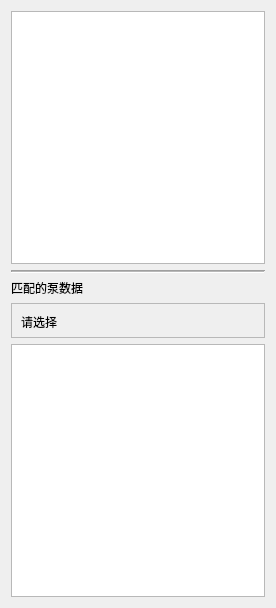
<?xml version="1.0" encoding="UTF-8"?>
<ui version="4.0">
 <class>pumpSelectTab</class>
 <widget class="QWidget" name="pumpSelectTab">
  <property name="geometry">
   <rect>
    <x>0</x>
    <y>0</y>
    <width>276</width>
    <height>608</height>
   </rect>
  </property>
  <property name="sizePolicy">
   <sizepolicy hsizetype="Expanding" vsizetype="Expanding">
    <horstretch>0</horstretch>
    <verstretch>0</verstretch>
   </sizepolicy>
  </property>
  <property name="windowTitle">
   <string>Form</string>
  </property>
  <layout class="QVBoxLayout" name="verticalLayout">
   <item>
    <widget class="QTableWidget" name="sourceInfoView">
     <property name="maximumSize">
      <size>
       <width>16777215</width>
       <height>255</height>
      </size>
     </property>
    </widget>
   </item>
   <item>
    <widget class="Line" name="tabSplitLine">
     <property name="lineWidth">
      <number>1</number>
     </property>
     <property name="midLineWidth">
      <number>1</number>
     </property>
     <property name="orientation">
      <enum>Qt::Orientation::Horizontal</enum>
     </property>
    </widget>
   </item>
   <item>
    <widget class="QLabel" name="salesLabel">
     <property name="text">
      <string>匹配的泵数据</string>
     </property>
    </widget>
   </item>
   <item>
    <widget class="QScrollArea" name="scrollArea">
     <property name="maximumSize">
      <size>
       <width>16777215</width>
       <height>35</height>
      </size>
     </property>
     <property name="verticalScrollBarPolicy">
      <enum>Qt::ScrollBarPolicy::ScrollBarAlwaysOff</enum>
     </property>
     <property name="widgetResizable">
      <bool>true</bool>
     </property>
     <widget class="QWidget" name="selectPumpArea">
      <property name="geometry">
       <rect>
        <x>0</x>
        <y>0</y>
        <width>256</width>
        <height>34</height>
       </rect>
      </property>
      <layout class="QHBoxLayout" name="horizontalLayout">
       <item>
        <widget class="QLabel" name="selectLabel">
         <property name="frameShape">
          <enum>QFrame::Shape::NoFrame</enum>
         </property>
         <property name="text">
          <string>请选择</string>
         </property>
        </widget>
       </item>
      </layout>
     </widget>
    </widget>
   </item>
   <item>
    <widget class="QTableWidget" name="pumpSelectWidget">
     <property name="sizeAdjustPolicy">
      <enum>QAbstractScrollArea::SizeAdjustPolicy::AdjustIgnored</enum>
     </property>
    </widget>
   </item>
  </layout>
 </widget>
 <resources/>
 <connections/>
</ui>
